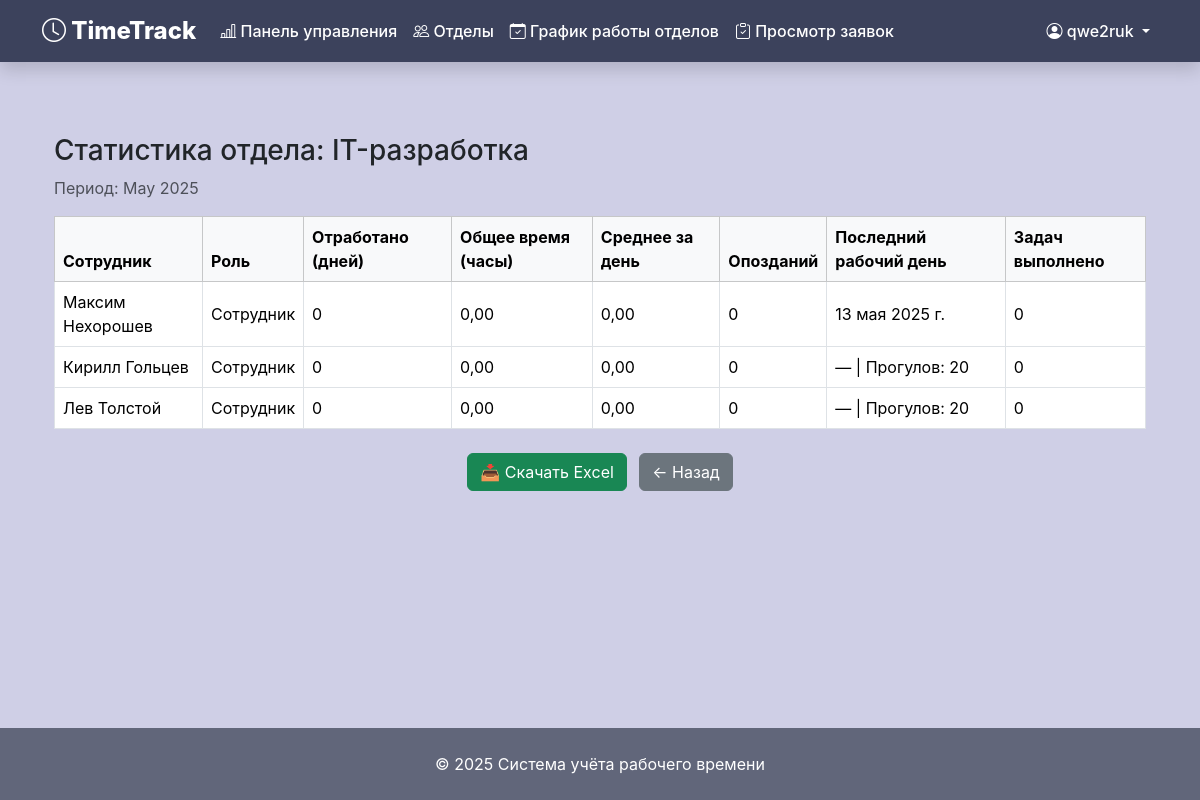
/departments/1/statistics/ (signed in), run on an earlier commit of the app's database.
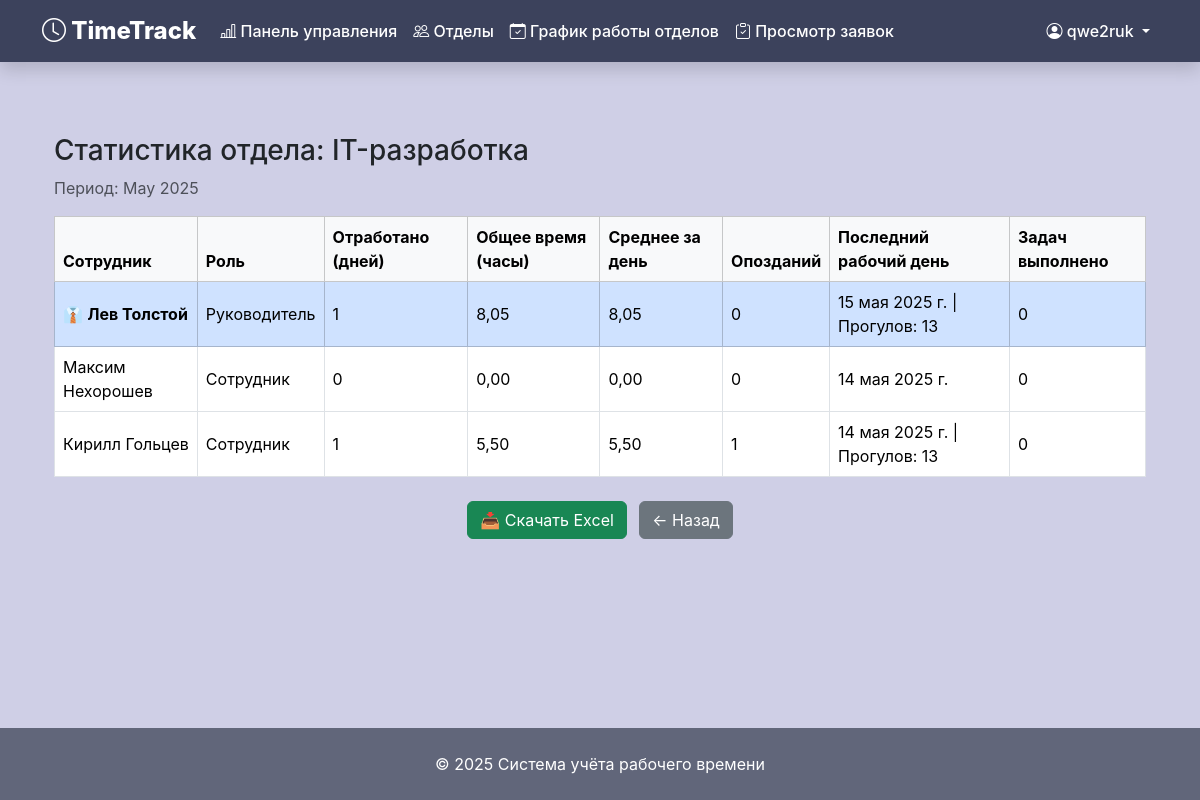
And on a later commit of the database.
### time_site/models.py (models this page shows, shortened)
class CustomUser(AbstractUser):
    email = models.EmailField(
        _('Электронная почта'),
        blank=False
    )
    ROLE_CHOICES = [
        ('Сотрудник', 'Сотрудник'),
        ('Руководитель', 'Руководитель'),
        ('Администратор', 'Администратор'),
    ]
    role = models.CharField(
        _('Роль'),
        max_length=50,
        choices=ROLE_CHOICES,
        default='Сотрудник'
    )
    post = models.CharField(
        _('Должность'),
        max_length=50,
        blank=True
    )
    hire_date = models.DateField(
        _('Дата приёма на работу'),
        default=timezone.now
    )
    phone = models.CharField(
        _('Телефон'),
        max_length=20,
        blank=True
    )
    description = models.TextField(
        _('Описание'),
        blank=True
    )
    department = models.ForeignKey(
        Department,
        on_delete=models.SET_NULL,
        null=True,
        blank=True,
        related_name='employees',
        verbose_name='Отдел'
    )
    is_active = models.BooleanField(
        _('Активен'),
        default=True
    )
    class Meta:
        verbose_name = 'Пользователь'
        verbose_name_plural = 'Пользователи'

class WorkLog(models.Model):
    user = models.ForeignKey(settings.AUTH_USER_MODEL, on_delete=models.CASCADE)
    date = models.DateField(default=timezone.now)
    check_in = models.TimeField(null=True, blank=True, verbose_name="Вход")
    check_out = models.TimeField(null=True, blank=True, verbose_name="Выход")
    break_minutes = models.PositiveIntegerField(default=0, verbose_name="Перерыв (мин)")
    note = models.TextField(blank=True, verbose_name="Примечание")
    @property
    def worked_time_minutes(self):
        if self.check_in and self.check_out:
            delta = datetime.combine(date.min, self.check_out) - datetime.combine(date.min, self.check_in)
            return max((delta.total_seconds() // 60) - self.break_minutes, 0)
        return 0
    class Meta:
        verbose_name = "Запись рабочего времени"
        verbose_name_plural = "Рабочие записи"
        unique_together = ['user', 'date']

### time_site/views/statistics.py (the view)
# urls.py: path('departments/<int:pk>/statistics/', department_statistics_view, name='department_statistics'),
@login_required
def department_statistics_view(request, pk):
    department = get_object_or_404(Department, pk=pk)
    if request.user.role != 'Руководитель' or request.user.department != department:
        return HttpResponse(status=403)
    stats, month_start = get_department_statistics(department)
    return render(request, 'statistics/department_stats.html', {
        'department': department,
        'stats': stats,
        'month': month_start.strftime('%B %Y')
    })

### time_site/models.py (called while the page is built)
    def is_working_day(self, date):
        return str(date.weekday()) in self.working_days.split(',')

### time_site/templates/statistics/department_stats.html
{% extends 'base.html' %}
{% block content %}
<div class="container mt-4">
    <h3>Статистика отдела: {{ department.name }}</h3>
    <p class="text-muted">Период: {{ month }}</p>
    <table class="table table-bordered table-hover align-middle">
        <thead class="table-light">
            <tr>
                <th>Сотрудник</th>
                <th>Роль</th>
                <th>Отработано (дней)</th>
                <th>Общее время (часы)</th>
                <th>Среднее за день</th>
                <th>Опозданий</th>
                <th>Последний рабочий день</th>
                <th>Задач выполнено</th>
            </tr>
        </thead>
        <tbody>
            {% for stat in stats %}
                <tr class="{% if stat.role == 'Руководитель' %}table-primary{% endif %}">
                    <td>
                        {% if stat.role == 'Руководитель' %}
                            👔 <strong>{{ stat.employee.get_full_name|default:stat.employee.username }}</strong>
                        {% else %}
                            {{ stat.employee.get_full_name|default:stat.employee.username }}
                        {% endif %}
                    </td>
                    <td>{{ stat.role }}</td>
                    <td>{{ stat.worked_days }}</td>
                    <td>{{ stat.total_time|floatformat:2 }}</td>
                    <td>{{ stat.avg_per_day|floatformat:2 }}</td>
                    <td>{{ stat.late_days }}</td>
                    <td>
                        {{ stat.last_log }}
                        {% if stat.absenteeism %}
                            | Прогулов: {{ stat.absenteeism }}
                        {% endif %}
                    </td>
                    <td>{{ stat.completed_tasks }}</td>
                </tr>
            {% empty %}
                <tr>
                    <td colspan="7" class="text-center text-muted">Нет данных за указанный период</td>
                </tr>
            {% endfor %}
        </tbody>
    </table>
    <div class="text-center mt-4">
        <a href="{% url 'export_department_excel' department.pk %}" class="btn btn-success me-2">
            📥 Скачать Excel
        </a>
        <a href="javascript:history.back()" class="btn btn-secondary">
            ← Назад
        </a>
    </div>
</div>
{% endblock %}

### time_site/templates/base.html (shortened to what this page needs)
<!DOCTYPE html>
<html lang="ru">
<head>
    <link href="https://cdn.jsdelivr.net/npm/bootstrap@5.3.2/dist/css/bootstrap.min.css" rel="stylesheet">
    <link rel="stylesheet" href="https://cdn.jsdelivr.net/npm/bootstrap-icons@1.11.1/font/bootstrap-icons.min.css">
</head>
<body>
    <nav class="navbar navbar-expand-lg navbar-dark shadow" style="background-color: var(--header-bg);">
        <div class="container">
            <a class="navbar-brand" href="{% url 'home' %}">
                <i class="bi bi-clock"></i> TimeTrack
            </a>
            <div class="collapse navbar-collapse" id="navbarNav">
                {% if user.is_authenticated %}
                <ul class="navbar-nav me-auto mb-2 mb-lg-0">
                    <li class="nav-item">
                        <a class="nav-link" href="{% url 'my_statistics' %}">
                            <i class="bi bi-bar-chart-line"></i> Панель управления
                        </a>
                    </li>
                    <li class="nav-item">
                        <a class="nav-link" href="{% url 'department_list' %}">
                            <i class="bi bi-people"></i> Отделы
                        </a>
                    </li>
                    <li class="nav-item">
                        <a class="nav-link" href="{% url 'work_schedules' %}">
                            <i class="bi bi-calendar-check"></i> График работы отделов
                        </a>
                    </li>
                    {% if user.role == "Руководитель" %}
                    <li class="nav-item">
                        <a class="nav-link" href="{% url 'leave_approval_list' %}">
                            <i class="bi bi-clipboard-check"></i> Просмотр заявок
                        </a>
                    </li>
                    {% endif %}
                </ul>
                {% endif %}
                <ul class="navbar-nav ms-auto">
                    {% if user.is_authenticated %}
                    <li class="nav-item dropdown">
                        <a class="nav-link dropdown-toggle" href="#" id="navbarDropdown" role="button" data-bs-toggle="dropdown">
                            <i class="bi bi-person-circle"></i> {{ user.username }}
                        </a>
                    </li>
                    {% endif %}
                </ul>
            </div>
        </div>
    </nav>
    <main class="container my-5">
        {% block content %}{% endblock %}
    </main>
    <footer class="mt-auto">
        <div class="container text-center">
            <p class="text-white mb-0">© {% now "Y" %} Система учёта рабочего времени</p>
        </div>
    </footer>
</body>
</html>

What changed in the data, as far as the page shows it:
changed CustomUser "Лев Толстой": role "Сотрудник" → "Руководитель"; worked_days "0" → "1"; total_time "0,00" → "8,05"; avg_per_day "0,00" → "8,05"; last_log "—" → "15 мая 2025 г."; absenteeism "20" → "13"; moves up the list
changed CustomUser "Максим Нехорошев": last_log "13 мая 2025 г." → "14 мая 2025 г."
changed CustomUser "Кирилл Гольцев": worked_days "0" → "1"; total_time "0,00" → "5,50"; avg_per_day "0,00" → "5,50"; late_days "0" → "1"; last_log "—" → "14 мая 2025 г."; absenteeism "20" → "13"
